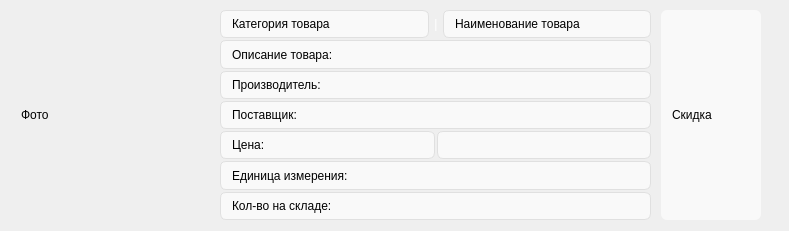
<?xml version="1.0" encoding="UTF-8"?>
<ui version="4.0">
 <class>Form</class>
 <widget class="QWidget" name="Form">
  <property name="geometry">
   <rect>
    <x>0</x>
    <y>0</y>
    <width>789</width>
    <height>231</height>
   </rect>
  </property>
  <property name="windowTitle">
   <string>Form</string>
  </property>
  <property name="styleSheet">
   <string notr="true">QLabel {
    border: 1px solid #e0e0e0;
    border-radius: 6px;
    padding: 4px 8px;
    background-color: #f9f9f9;
	color: black
}</string>
  </property>
  <widget class="QWidget" name="horizontalLayoutWidget">
   <property name="geometry">
    <rect>
     <x>0</x>
     <y>0</y>
     <width>771</width>
     <height>230</height>
    </rect>
   </property>
   <layout class="QHBoxLayout" name="horizontalLayout">
    <property name="spacing">
     <number>10</number>
    </property>
    <property name="sizeConstraint">
     <enum>QLayout::SetMaximumSize</enum>
    </property>
    <property name="leftMargin">
     <number>10</number>
    </property>
    <property name="topMargin">
     <number>10</number>
    </property>
    <property name="rightMargin">
     <number>10</number>
    </property>
    <property name="bottomMargin">
     <number>10</number>
    </property>
    <item>
     <widget class="QLabel" name="photo">
      <property name="minimumSize">
       <size>
        <width>50</width>
        <height>0</height>
       </size>
      </property>
      <property name="maximumSize">
       <size>
        <width>200</width>
        <height>200</height>
       </size>
      </property>
      <property name="styleSheet">
       <string notr="true">background-color: transparent;
border: 0px</string>
      </property>
      <property name="text">
       <string>Фото</string>
      </property>
     </widget>
    </item>
    <item>
     <layout class="QVBoxLayout" name="verticalLayout">
      <property name="spacing">
       <number>2</number>
      </property>
      <item>
       <layout class="QHBoxLayout" name="horizontalLayout_2">
        <item>
         <widget class="QLabel" name="category">
          <property name="styleSheet">
           <string notr="true"/>
          </property>
          <property name="text">
           <string>Категория товара</string>
          </property>
         </widget>
        </item>
        <item>
         <widget class="QLabel" name="label_2">
          <property name="maximumSize">
           <size>
            <width>10</width>
            <height>16777215</height>
           </size>
          </property>
          <property name="styleSheet">
           <string notr="true">background-color: transparent;
color: white;
border: 0px</string>
          </property>
          <property name="text">
           <string>|</string>
          </property>
          <property name="alignment">
           <set>Qt::AlignCenter</set>
          </property>
         </widget>
        </item>
        <item>
         <widget class="QLabel" name="name">
          <property name="text">
           <string>Наименование товара</string>
          </property>
         </widget>
        </item>
       </layout>
      </item>
      <item>
       <widget class="QLabel" name="description">
        <property name="text">
         <string>Описание товара:</string>
        </property>
       </widget>
      </item>
      <item>
       <widget class="QLabel" name="manufacturer">
        <property name="text">
         <string>Производитель:</string>
        </property>
       </widget>
      </item>
      <item>
       <widget class="QLabel" name="supplier">
        <property name="text">
         <string>Поставщик:</string>
        </property>
       </widget>
      </item>
      <item>
       <layout class="QHBoxLayout" name="horizontalLayout_3">
        <item>
         <widget class="QLabel" name="price">
          <property name="text">
           <string>Цена:</string>
          </property>
         </widget>
        </item>
        <item>
         <widget class="QLabel" name="priceWithDisc">
          <property name="text">
           <string/>
          </property>
         </widget>
        </item>
       </layout>
      </item>
      <item>
       <widget class="QLabel" name="unit">
        <property name="text">
         <string>Единица измерения:</string>
        </property>
       </widget>
      </item>
      <item>
       <widget class="QLabel" name="amount">
        <property name="text">
         <string>Кол-во на складе: </string>
        </property>
       </widget>
      </item>
     </layout>
    </item>
    <item>
     <widget class="QLabel" name="discount">
      <property name="maximumSize">
       <size>
        <width>100</width>
        <height>16777215</height>
       </size>
      </property>
      <property name="styleSheet">
       <string notr="true">border: 0px</string>
      </property>
      <property name="text">
       <string>Скидка</string>
      </property>
     </widget>
    </item>
   </layout>
  </widget>
 </widget>
 <resources/>
 <connections/>
</ui>
